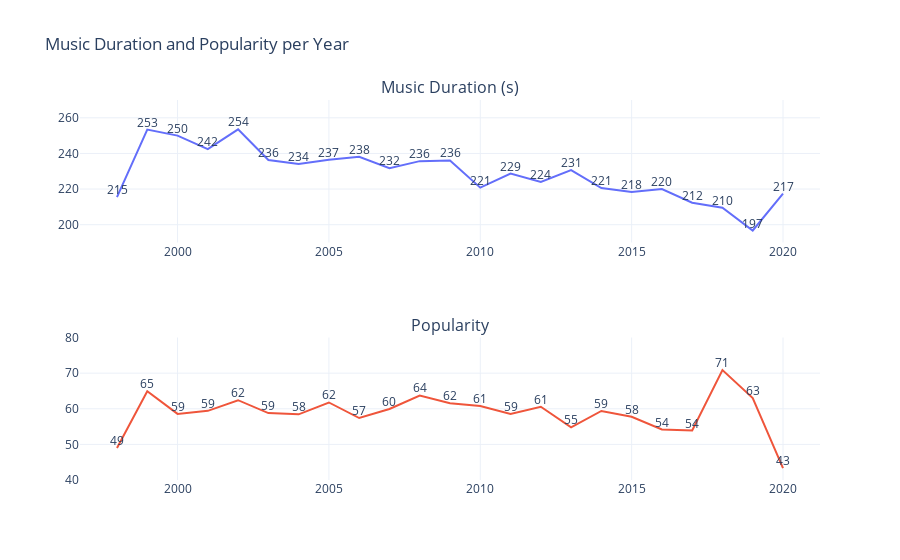

Here is the notebook cell this chart was saved with:
### Code cell
import plotly.graph_objects as go
from plotly.subplots import make_subplots

df_avg_by_year = df[['year', 'duration_s', 'popularity']].groupby('year').mean().reset_index()

# Create subplot with two graphs per year
fig = make_subplots(rows=2, cols=1,
                    subplot_titles=('Music Duration (s)', 'Popularity'))

# Add line graphs to the subplot
fig.add_trace(go.Scatter(x=df_avg_by_year['year'], y=df_avg_by_year['duration_s'], mode='lines+text', text=df_avg_by_year['duration_s'].round(), textposition='top center', name='Music Duration (s)'), row=1, col=1)
fig.add_trace(go.Scatter(x=df_avg_by_year['year'], y=df_avg_by_year['popularity'], mode='lines+text', text=df_avg_by_year['popularity'].round(), textposition='top center', name='Popularity'), row=2, col=1)

# Update layout with white background, adjusted margins, and white theme
fig.update_layout(title='Music Duration and Popularity per Year',
                  showlegend=False, autosize=True,
                  template='plotly_white')

# Update y-axis
fig.update_yaxes(range=[190, 270], row=1, col=1)
fig.update_yaxes(range=[40, 80], row=2, col=1)


# Show the subplot
fig.show()

### Figure 1 — Plotly figure (JSON) as saved in the notebook; plotly's stock layout.template omitted (floating-point values rounded to 4 significant figures)
{"data": [{"mode": "lines+text", "name": "Music Duration (s)", "text": [215, 253, 250, 242, 254, 236, 234, 237, 238, 232, 236, 236, 221, 229, 224, 231, 221, 218, 220, 212, 210, 197, 217], "textposition": "top center", "type": "scatter", "x": [1998, 1999, 2000, 2001, 2002, 2003, 2004, 2005, 2006, 2007, 2008, 2009, 2010, 2011, 2012, 2013, 2014, 2015, 2016, 2017, 2018, 2019, 2020], "xaxis": "x", "y": [215.5, 253.4, 250.0, 242.5, 253.5, 236.3, 234.0, 236.5, 238.1, 231.7, 235.7, 236.1, 220.8, 228.7, 224.0, 230.7, 220.6, 218.4, 220.0, 212.3, 209.6, 196.7, 217.4], "yaxis": "y"}, {"mode": "lines+text", "name": "Popularity", "text": [49, 65, 59, 59, 62, 59, 58, 62, 57, 60, 64, 62, 61, 59, 61, 55, 59, 58, 54, 54, 71, 63, 43], "textposition": "top center", "type": "scatter", "x": [1998, 1999, 2000, 2001, 2002, 2003, 2004, 2005, 2006, 2007, 2008, 2009, 2010, 2011, 2012, 2013, 2014, 2015, 2016, 2017, 2018, 2019, 2020], "xaxis": "x2", "y": [49, 64.92, 58.55, 59.41, 62.4, 58.79, 58.43, 61.76, 57.39, 59.93, 63.72, 61.54, 60.75, 58.57, 60.56, 54.79, 59.38, 57.75, 54.17, 53.88, 70.85, 63.01, 43.33], "yaxis": "y2"}], "layout": {"annotations": [{"font": {"size": 16}, "showarrow": false, "text": "Music Duration (s)", "x": 0.5, "xanchor": "center", "xref": "paper", "y": 1, "yanchor": "bottom", "yref": "paper"}, {"font": {"size": 16}, "showarrow": false, "text": "Popularity", "x": 0.5, "xanchor": "center", "xref": "paper", "y": 0.375, "yanchor": "bottom", "yref": "paper"}], "autosize": true, "showlegend": false, "title": {"text": "Music Duration and Popularity per Year"}, "xaxis": {"anchor": "y", "autorange": true, "domain": [0, 1], "range": [1997.0, 2021.0], "type": "linear"}, "xaxis2": {"anchor": "y2", "autorange": true, "domain": [0, 1], "range": [1997.0, 2021.0], "type": "linear"}, "yaxis": {"anchor": "x", "domain": [0.625, 1], "range": [190, 270], "type": "linear"}, "yaxis2": {"anchor": "x2", "domain": [0, 0.375], "range": [40, 80], "type": "linear"}}}
